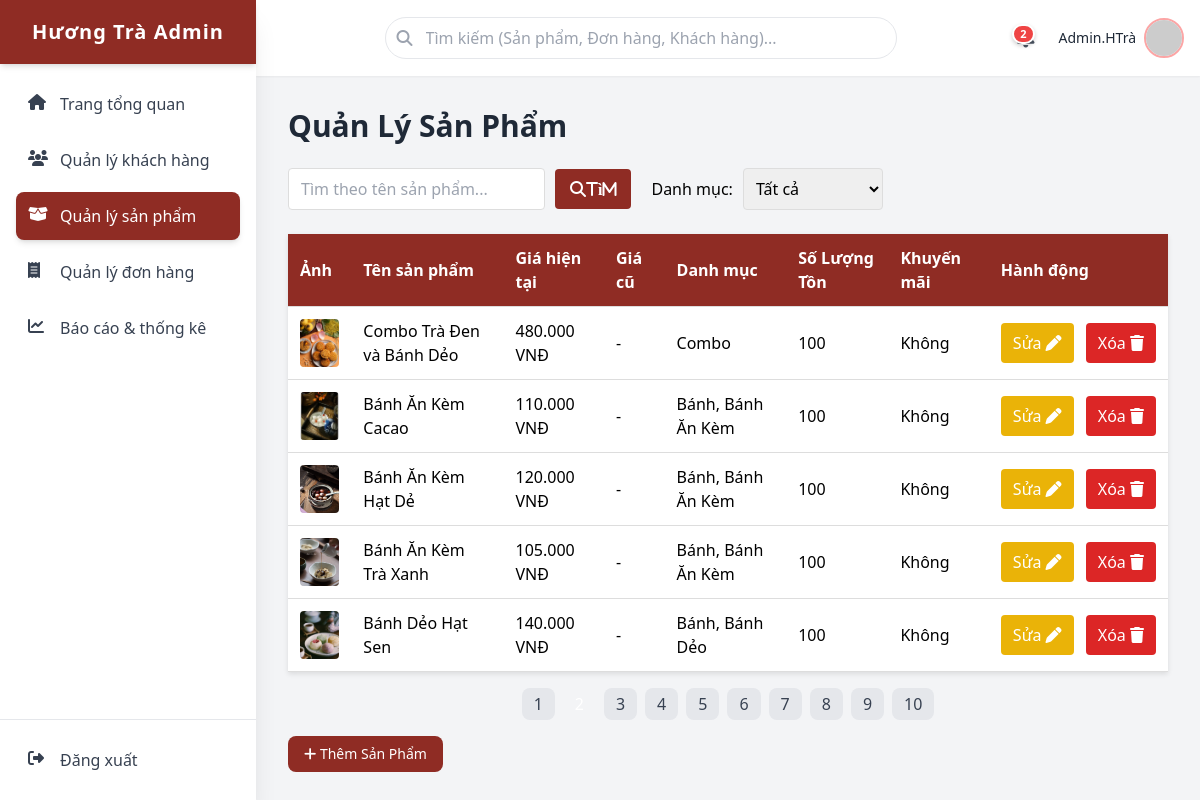
/admin/html/products.php?page=2, run on the app's committed database.
### tables this page shows
CREATE TABLE `sanpham` (
  `MaSanPham` bigint(20) UNSIGNED NOT NULL,
  `TenSanPham` varchar(200) NOT NULL,
  `MoTa` text DEFAULT NULL,
  `Gia` decimal(12,2) NOT NULL,
  `GiaCu` decimal(12,2) DEFAULT NULL,
  `HinhAnh` varchar(255) DEFAULT NULL,
  `SoLuongTon` int(10) UNSIGNED NOT NULL DEFAULT 100,
  `TrangThai` tinyint(4) NOT NULL DEFAULT 1,
  `NgayTao` datetime NOT NULL DEFAULT current_timestamp(),
  `IsPromo` tinyint(4) NOT NULL DEFAULT 0,
  `Loai` varchar(150) DEFAULT NULL,
  `Popularity` int(10) UNSIGNED DEFAULT 0,
  `NewProduct` tinyint(4) NOT NULL DEFAULT 0
);

### admin/controller/Product_Controller.php (called while the page is built, shortened)
<?php
class Product_Controller
{
    public static function handle(): array
    {
        return self::index();
    }
    private static function getConnection(): mysqli
    {
        $db = Database::getInstance();
        return $db->getConnection();
    }
    private static function index(): array
    {
        $conn = self::getConnection();
        $per_page = max(1, (int)($_GET['per_page'] ?? 5));
        $page     = max(1, (int)($_GET['page']     ?? 1));
        $params = [];
        $wheres = [];
        $promoJoin = "
            LEFT JOIN sanpham_khuyenmai kmsp ON kmsp.MaSanPham = s.MaSanPham
            LEFT JOIN khuyenmai km ON km.MaKhuyenMai = kmsp.MaKhuyenMai
                AND NOW() BETWEEN km.NgayBatDau AND km.NgayKetThuc
        ";
        $whereSql = $wheres ? ('WHERE ' . implode(' AND ', $wheres)) : '';
        $sql = "
            SELECT COUNT(DISTINCT s.MaSanPham) AS total
            FROM sanpham s
            LEFT JOIN sanpham_danhmuc sdm ON s.MaSanPham = sdm.MaSanPham
            LEFT JOIN danhmucsanpham   dm  ON sdm.MaDanhMuc = dm.MaDanhMuc
            $promoJoin
            $whereSql
        ";
        $total_products = (int) self::fetchValue($conn, $sql, $params);
        $total_pages = max(1, (int)ceil($total_products / $per_page));
        $page        = min($page, $total_pages);
        $offset      = ($page - 1) * $per_page;
        $sqlList = "
            SELECT
                s.MaSanPham,
                s.TenSanPham,
                s.Gia,
                s.GiaCu,
                s.HinhAnh,
                s.SoLuongTon,
                s.TrangThai,
                s.NgayTao,
                GREATEST(
                    s.IsPromo,
                    CASE WHEN EXISTS (
                        SELECT 1
                        FROM sanpham_khuyenmai skm
                        JOIN khuyenmai k ON k.MaKhuyenMai = skm.MaKhuyenMai
                        WHERE skm.MaSanPham = s.MaSanPham
                          AND k.TrangThai = 1
                          AND NOW() BETWEEN k.NgayBatDau AND k.NgayKetThuc
                    ) THEN 1 ELSE 0 END
                ) AS IsPromo,
                s.Loai AS subCategory,
                s.Popularity,
                s.NewProduct,
                COALESCE(GROUP_CONCAT(DISTINCT dm.TenDanhMuc SEPARATOR ', '), '-') AS TenDanhMuc
            FROM sanpham s
            LEFT JOIN sanpham_danhmuc sdm ON s.MaSanPham = sdm.MaSanPham
            LEFT JOIN danhmucsanpham   dm  ON sdm.MaDanhMuc = dm.MaDanhMuc
            $promoJoin
            $whereSql
            GROUP BY s.MaSanPham
            ORDER BY s.NgayTao DESC, s.MaSanPham DESC
            LIMIT ?, ?
        ";
        $listParams = array_merge($params, [$offset, $per_page]);
        $product_list_paginated = self::fetchAll($conn, $sqlList, $listParams) ?? [];
        return compact(
            'product_list_paginated','total_products','per_page','page','total_pages',
            'notifications','notification_count',
            'cat','promo','category_options'
        );
    }
    private static function fetchValue(mysqli $conn, string $sql, array $params=[]){
        $r=self::fetchOne($conn,$sql,$params); return $r?array_values($r)[0]:null;
    }
    private static function fetchOne(mysqli $conn, string $sql, array $params=[]): ?array {
        $rows=self::fetchAll($conn,$sql,$params); return $rows[0]??null;
    }
    private static function fetchAll(mysqli $conn, string $sql, array $params=[]): array {
        $stmt=$conn->prepare($sql); if(!$stmt) return [];
        if ($params) self::bindParams($stmt,$params);
        $stmt->execute(); $res=$stmt->get_result(); $rows=$res?$res->fetch_all(MYSQLI_ASSOC):[];
        $stmt->close(); return $rows;
    }
    private static function bindParams(mysqli_stmt $stmt, array $params): void {
        $types=''; $bind=[];
        foreach($params as $p){ $types .= is_int($p)?'i':(is_float($p)?'d':'s'); $bind[]=$p; }
        $stmt->bind_param($types, ...$bind);
    }
}

### admin/html/products.php (the view, shortened to what this page needs)
<?php
require_once __DIR__ . '/../controller/Product_Controller.php';
$ctx = Product_Controller::handle();
extract($ctx, EXTR_OVERWRITE);
?>
    <h1 class="text-3xl font-bold text-gray-800 mb-6">Quản Lý Sản Phẩm</h1>
    <div class="filter-bar">
        <div class="search-group">
            <input type="text" id="search-input" placeholder="Tìm theo tên sản phẩm..." />
            <button id="btn-search" class="btn btn-search"><i class="fas fa-search">Tìm</i></button>
        </div>
        <div class="filter-group">
            <label for="filter-category">Danh mục:</label>
            <select id="filter-category" name="category">
                <option value="All">Tất cả</option>
            </select>
        </div>
    </div>
    <div class="product-table-container mt-6">
        <table id="product-list-table" class="product-table w-full">
            <thead>
            <tr>
                <th>Ảnh</th>
                <th>Tên sản phẩm</th>
                <th>Giá hiện tại</th>
                <th>Giá cũ</th>
                <th>Danh mục</th>
                <th>Số Lượng Tồn</th>
                <th>Khuyến mãi</th>
                <th>Hành động</th>
            </tr>
            </thead>
            <tbody>
            <?php if (!empty($product_list_paginated)): ?>
                <?php foreach ($product_list_paginated as $product): ?>
                    <?php
                    $ten     = $product['TenSanPham'] ?? $product['name']      ?? '';
                    $gia     = $product['Gia']        ?? 0;
                    $giaCu   = $product['GiaCu']      ?? null;
                    $catName = $product['TenDanhMuc'] ?? $product['DanhMuc']   ?? '';
                    $qty     = $product['SoLuongTon'] ?? $product['SoLuong']   ?? 0;
                    $promo   = isset($product['IsPromo']) ? (int)$product['IsPromo']
                            : (isset($product['isPromo']) ? (int)$product['isPromo'] : 0);
                    $img     = $product['HinhAnh']    ?? '';
                    ?>
                    <tr>
                        <td>
                            <?php if (!empty($img)): ?>
                                <img src="<?= htmlspecialchars($img, ENT_QUOTES) ?>"
                                     alt="<?= htmlspecialchars($ten, ENT_QUOTES) ?>"
                                     class="w-12 h-12 object-cover rounded" />
                            <?php else: ?>
                                <div class="w-12 h-12 bg-gray-200 rounded"></div>
                            <?php endif; ?>
                        </td>
                        <td><?= htmlspecialchars($ten, ENT_QUOTES) ?></td>
                        <td><?= number_format((float)$gia, 0, ',', '.') ?> VNĐ</td>
                        <td><?= $giaCu !== null ? number_format((float)$giaCu, 0, ',', '.') . ' VNĐ' : '-' ?></td>
                        <td><?= htmlspecialchars($catName ?: '-', ENT_QUOTES) ?></td>
                        <td><?= (int)$qty ?></td>
                        <td><?= $promo ? 'Có' : 'Không' ?></td>
                        <td class="text-center whitespace-nowrap space-x-2">
                            <button
                                    type="button"
                                    class="edit-product px-3 py-2 rounded bg-yellow-500 text-white"
                                    data-id="<?= (int)$product['MaSanPham'] ?>"
                                    data-name="<?= htmlspecialchars($product['TenSanPham'] ?? '', ENT_QUOTES) ?>"
                                    data-price="<?= (float)($product['Gia'] ?? 0) ?>"
                                    data-old-price="<?= ($product['GiaCu'] ?? '') !== '' ? (float)$product['GiaCu'] : '' ?>"
                                    data-category-id="<?= isset($product['MaDanhMuc']) ? (int)$product['MaDanhMuc'] : '' ?>"
                                    data-category-name="<?= htmlspecialchars($product['TenDanhMuc'] ?? ($product['DanhMuc'] ?? ''), ENT_QUOTES) ?>"
                                    data-promo="<?= (int)($product['IsPromo'] ?? 0) ?>"
                                    data-qty="<?= (int)($product['SoLuongTon'] ?? 0) ?>"
                                    data-image="<?= htmlspecialchars($product['HinhAnh'] ?? '', ENT_QUOTES) ?>"
                            >Sửa
                                <i class="fa-solid fa-pen"></i>
                            </button>
                            <button
                                    type="button"
                                    class="delete-product px-3 py-2 rounded bg-red-600 text-white"
                                    data-id="<?= (int)$product['MaSanPham'] ?>"
                                    data-name="<?= htmlspecialchars($product['TenSanPham'] ?? '', ENT_QUOTES) ?>"
                            >Xóa
                                <i class="fa-solid fa-trash"></i>
                            </button>
                        </td>
                    </tr>
                <?php endforeach; ?>
            <?php else: ?>
                <tr><td colspan="8" class="text-center py-6 text-gray-500">Không có sản phẩm.</td></tr>
            <?php endif; ?>
            </tbody>
        </table>
    </div>
    <div class="pagination mt-4 flex justify-center gap-2">
        <?php
        for ($i = 1; $i <= (int)$total_pages; $i++):
            $qs = $_GET ?? [];
            $qs['page'] = $i;
            $url = '?' . http_build_query($qs);
            $isActive = ((int)$i === (int)$page);
            ?>
            <a href="<?php echo htmlspecialchars($url); ?>"
               class="px-3 py-1 rounded-lg <?php echo $isActive ? 'bg-brand-bg text-white' : 'bg-gray-200 text-gray-700'; ?>">
                <?php echo $i; ?>
            </a>
        <?php endfor; ?>
    </div>
    <div class="mt-4">
        <button id="btn-add-product"
                class="py-2 px-4 brand-bg text-white rounded-lg brand-bg-hover transition duration-200 text-sm font-medium">
            <i class="fas fa-plus"></i> Thêm Sản Phẩm
        </button>
    </div>
    <link rel="stylesheet" href="../../admin/css/products.css" />
<?php
require_once __DIR__ . '/template.php';
?>

### admin/css/template.css (style rules this page uses)
.brand-bg { background-color: #8f2c24; }

### admin/css/products.css (style rules this page uses)
.brand-bg { background-color: #8f2c24; }
.product-table { width: 100%; border-collapse: collapse; background-color: white; box-shadow: 0 2px 5px rgba(0,0,0,0.1); }
.product-table th, .product-table td { padding: 12px; text-align: left; border-bottom: 1px solid #ddd; }
.product-table th { background-color: #8f2c24; color: white; }
.product-table img { vertical-align: middle; }
.filter-bar { display: flex; gap: 20px; margin-bottom: 20px; flex-wrap: wrap; }
.filter-bar .search-group { display: flex; align-items: center; gap: 10px; }
.filter-bar .search-group input { padding: 8px 12px; border: 1px solid #ddd; border-radius: 4px; }
.filter-bar .search-group button { padding: 8px 15px; background-color: #8f2c24; color: white; border: none; border-radius: 4px; cursor: pointer; }
.filter-bar .filter-group { display: flex; align-items: center; gap: 10px; }
.filter-bar .filter-group select, .filter-bar .filter-group input { padding: 8px; border: 1px solid #ddd; border-radius: 4px; }
.pagination a { text-decoration: none; }

### data on the page
sanpham: HinhAnh (picture), TenSanPham "Combo Trà Đen và Bánh Dẻo", Gia "480.000", catName "Combo", SoLuongTon "100"
sanpham: HinhAnh (picture), TenSanPham "Bánh Ăn Kèm Cacao", Gia "110.000", catName "Bánh, Bánh Ăn Kèm", SoLuongTon "100"
sanpham: HinhAnh (picture), TenSanPham "Bánh Ăn Kèm Hạt Dẻ", Gia "120.000", catName "Bánh, Bánh Ăn Kèm", SoLuongTon "100"
sanpham: HinhAnh (picture), TenSanPham "Bánh Ăn Kèm Trà Xanh", Gia "105.000", catName "Bánh, Bánh Ăn Kèm", SoLuongTon "100"
sanpham: HinhAnh (picture), TenSanPham "Bánh Dẻo Hạt Sen", Gia "140.000", catName "Bánh, Bánh Dẻo", SoLuongTon "100"

### other printed values
$notification_count "2"
